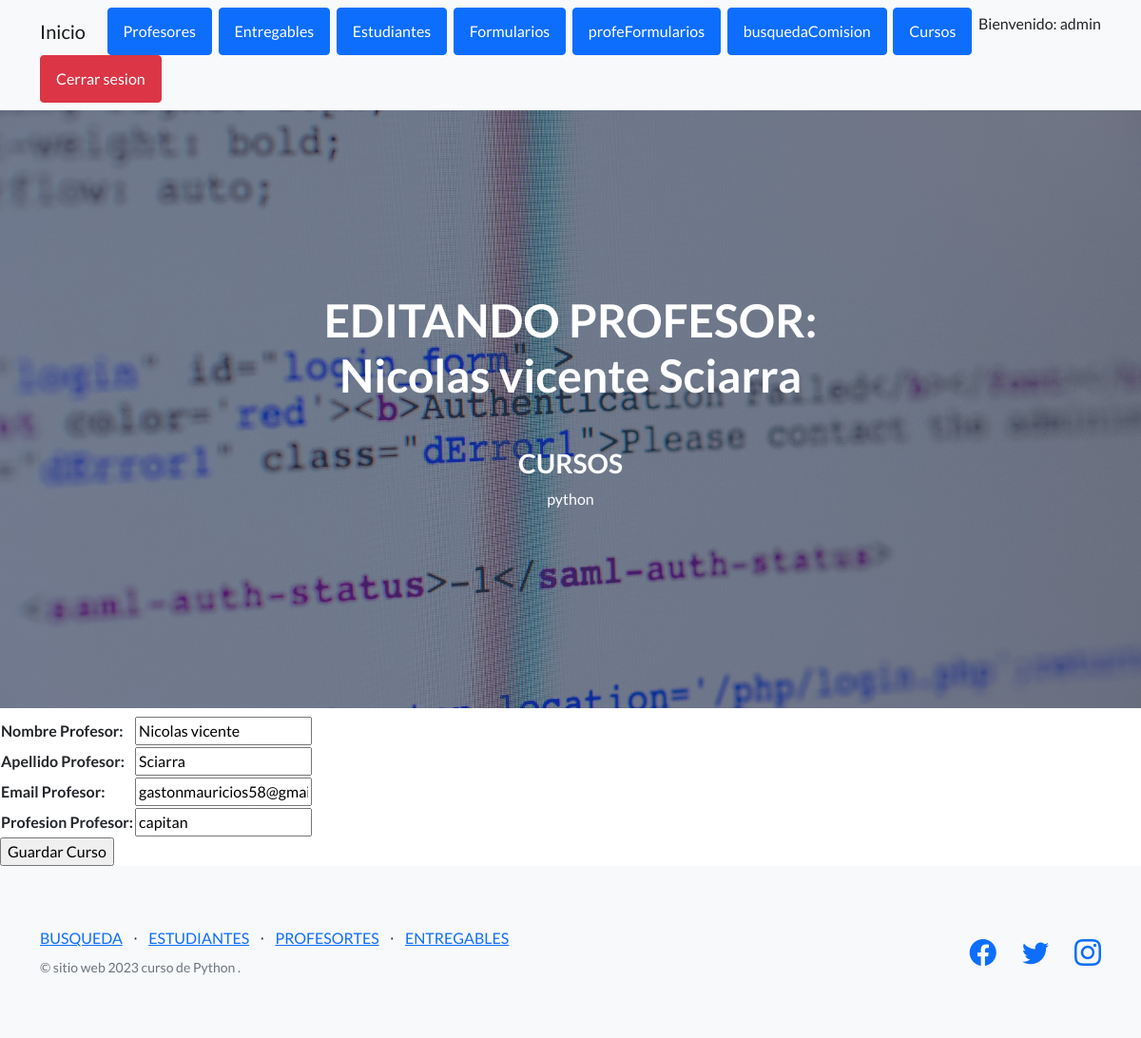
Page /AppCoder/editarProfesor/1 (signed in) on the earlier database version.
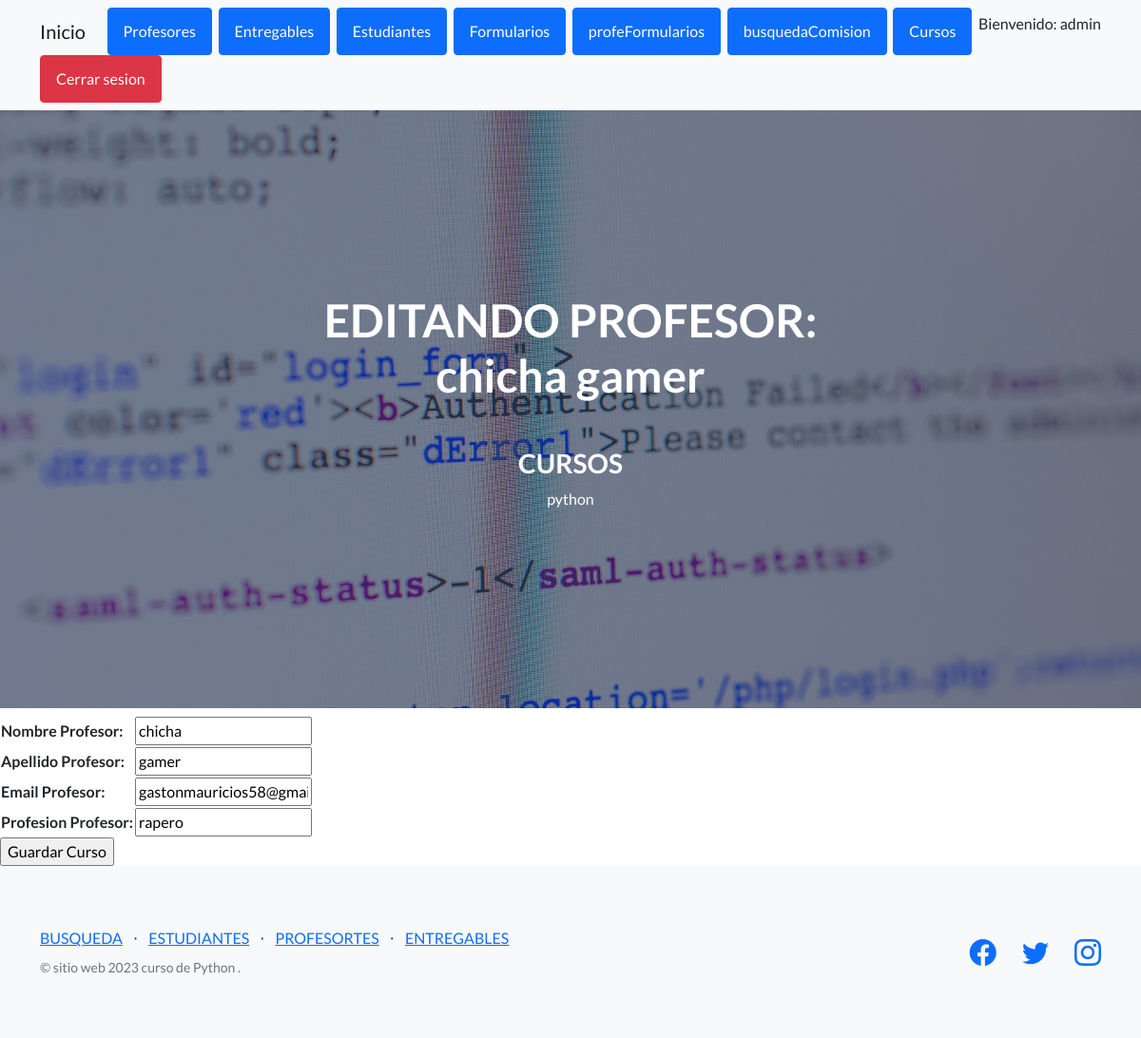
Same page on the later database version.
### AppCoder/models.py (models this page shows)
class Profesor(models.Model): # es una herencia objeto
    nombre=models.CharField(max_length=50)
    apellido=models.CharField(max_length=50)
    email=models.EmailField()
    profesion=models.CharField(max_length=50)
    def __str__(self):
        return f'{self.nombre} {self.apellido}'

### AppCoder/views.py (the view)
# urls.py: path('editarProfesor/<id>', editarProfesor, name='editarProfesor'),
@login_required
def editarProfesor(request, id):
    profesor=Profesor.objects.get(id=id)
    if request.method=='POST':
        form=ProfeForm(request.POST)
        if form.is_valid():
            info=form.cleaned_data
            profesor.nombre=info['nombre']
            profesor.apellido=info['apellido']
            profesor.email=info['email']
            profesor.profesion=info['profesion'] #piso los datos con nuevos datos
            profesor.save()
            profesores=Profesor.objects.all()
            return render (request, 'AppCoder/Profesores.html', {'profesores': profesores, 'mensaje': 'profesor editado correctamente' })
        pass
    else:
        formulario= ProfeForm(initial={'nombre': profesor.nombre, 'apellido': profesor.apellido, 'email': profesor.email, 'profesion': profesor.profesion})
        return render(request, 'AppCoder/editarProfesor.html', {'form': formulario, 'profesor': profesor})

### AppCoder/forms.py
class ProfeForm(forms.Form):
    nombre= forms.CharField(label='Nombre Profesor', max_length=50)
    apellido= forms.CharField(label='Apellido Profesor', max_length=50)
    email= forms.EmailField(label='Email Profesor')
    profesion= forms.CharField(label='Profesion Profesor', max_length=50)

### AppCoder/templates/AppCoder/editarProfesor.html (shortened to what this page needs)
{% extends 'AppCoder/padre.html' %}
{% load static %}
{% block titulo %}
<h1 class="mb-5">EDITANDO PROFESOR:  {{ profesor }} </h1>
{% endblock %}
{% block contenido_que_cambia %}
<form action="{% url 'editarProfesor' profesor.id %}" method='POST'> {% csrf_token %}
    <table>
        {{ form.as_table }}
    </table>
    <input type="submit" value="Guardar Curso">
</form>
{% endblock %}
{% block subtitulo %}
<h3>CURSOS</h3>
<p>python</p>
{% endblock %}

Differences in the rows shown:
changed Profesor "gastonmauricios58@gmail.com": nombre+apellido "Nicolas vicente Sciarra" → "chicha gamer"; nombre "Nicolas vicente" → "chicha"; apellido "Sciarra" → "gamer"; profesion "capitan" → "rapero"
